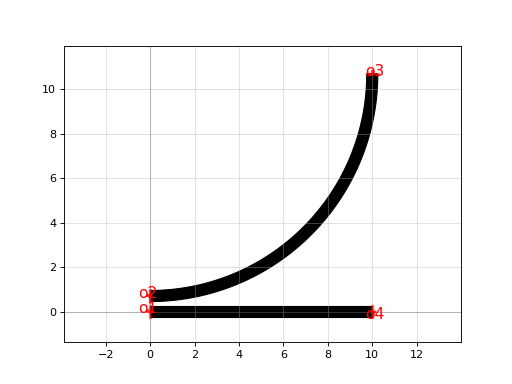

Here is the Python script that generated this plot:
import gdsfactory as gf

c = gf.components.coupler90circular(gap=0.2, radius=10.0, straight='straight', cross_section='strip')
c.plot()
